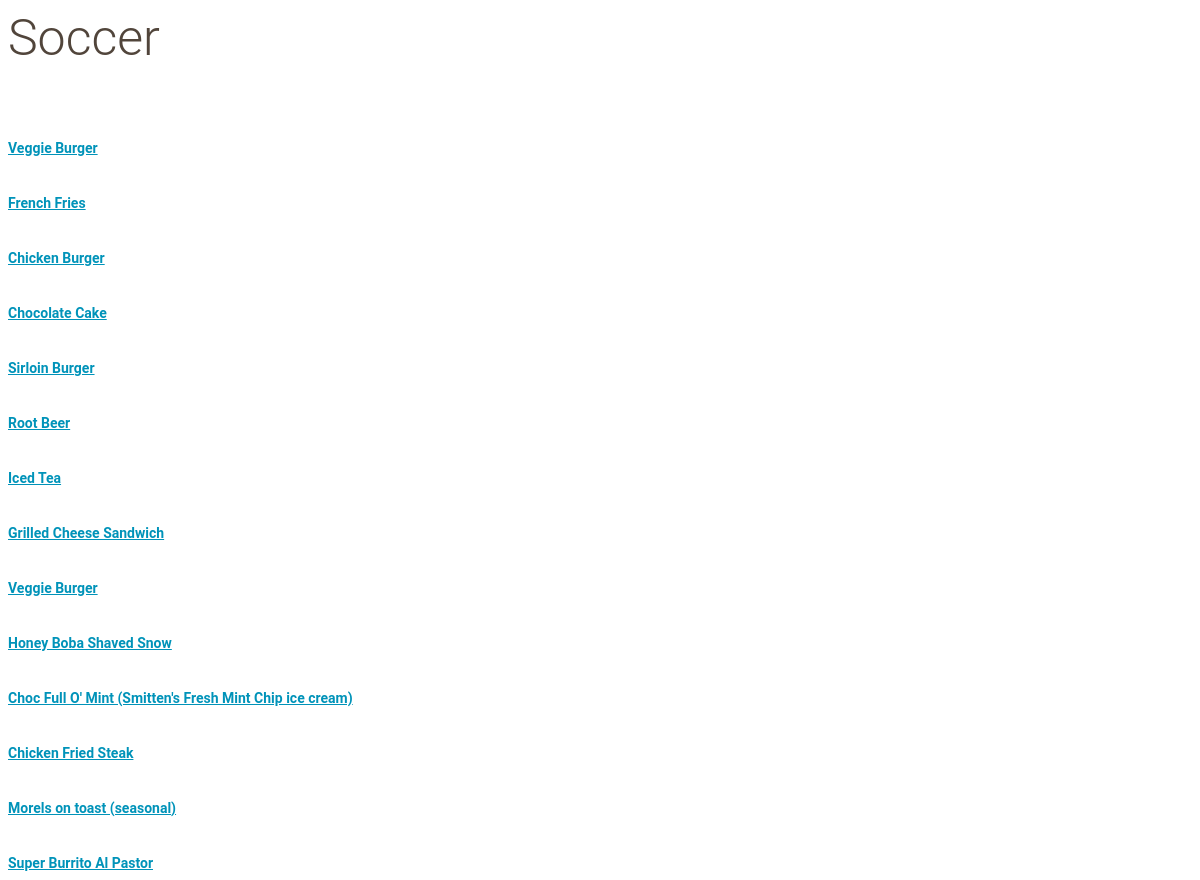
/catalog/Soccer/items, run on the app's committed database.
### database_setup.py (models this page shows, shortened)
class Category(Base):
    __tablename__ = 'category'
    id = Column(Integer, primary_key=True)
    name = Column(String(250), nullable=False)
    user_id = Column(Integer,ForeignKey('user.id'))
    user = relationship(User)
    items = relationship("Item")

class Item(Base):
    __tablename__ = 'item'
    name =Column(String(80), nullable = False)
    id = Column(Integer, primary_key = True)
    description = Column(String(250))
    price = Column(String(8))
    picture = Column(String(250), nullable = True)
    category_id = Column(Integer,ForeignKey('category.id'))
    date_creation = Column(DateTime(timezone=True), server_default=func.now())
    date_update = Column(DateTime(timezone=True), server_default=func.now())
    category = relationship(Category, back_populates='items')
    user_id = Column(Integer,ForeignKey('user.id'))
    user = relationship(User)

### application.py (the view)
@app.route('/catalog/<string:category_name>/items')
def showItems(category_name):
    category = session.query(Category).filter_by(name=category_name).one()
    items = session.query(Item).filter_by(category_id=category.id).all()
    if not items:
        return "<script>function myFunction() {alert('This category do not have items yet. Please add new items for this category');location.href='/catalog/%s/new';}</script><body onload='myFunction()''>" % category_name
    if 'username' not in login_session:
        return render_template('publicitems.html', category_name=category.name, items=items)
    else:
        return render_template('items.html', category_name=category.name, items=items)

### application.py (called while the page is built)
@app.before_request
def csrf_protect():
    if request.method == "POST":
        token = login_session.pop('state', None)
        if not token or token != request.form.get('_csrf_token'):
            abort(403)

### templates/publicitems.html (shortened to what this page needs)
<html>
<head>
	</head><link rel=stylesheet type=text/css href="{{ url_for('static', filename='styles.css') }}">
	<body>
	<div class='pane'>
		<div class='header'>
		<h1>{{ category_name }}</h1>
	</div>
    {% if items %}
    {% for i in items %}
    <div class='nameAndPrice'>
    	<span class=name>
    		<a href='{{url_for('infoItem', category_name=category_name, item_name=i['name'] )}}' > {{i['name']}}</a>
    </div>
		{% endfor %}
    {% else %}
    </br>
    </br>
      <h3>you currently have not  items yet</h3>
    {% endif %}
</div>
	</body>
</html>

### staticT/styles.css (style rules this page uses)
* { font-family: "Helvetica Neue Bold", Roboto, Helvetica, Arial, sans-serif; font-weight: 700; }
h1 { font-family: "Helvetica Neue Light", Roboto, Helvetica, Arial, sans-serif; font-size: 50px; color: #51453B; line-height: 60px; font-weight: 300; }
a { font-size: 14px; color: #0093B9; line-height: 17px; }

### data on the page
Category: name "Soccer"
Item: name "Veggie Burger"
Item: name "French Fries"
Item: name "Chicken Burger"
Item: name "Chocolate Cake"
Item: name "Sirloin Burger"
Item: name "Root Beer"
Item: name "Iced Tea"
Item: name "Grilled Cheese Sandwich"
Item: name "Veggie Burger"
Item: name "Honey Boba Shaved Snow"
Item: name "Choc Full O' Mint (Smitten's Fresh Mint Chip ice cream)"
Item: name "Chicken Fried Steak"
Item: name "Morels on toast (seasonal)"
Item: name "Super Burrito Al Pastor"
